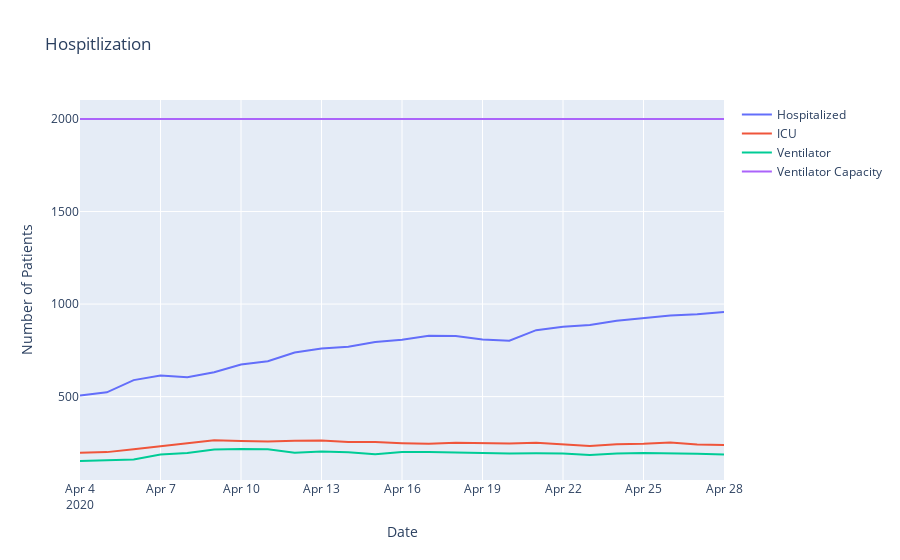

The notebook cell saved with this chart:
### Markdown cell above
# Hospitalization

### Code cell
fig = go.Figure()

fig.add_trace(
    go.Scatter(x= dates[29:], y=hospitalization, name="Hospitalized"),

)

fig.add_trace(
    go.Scatter(x=dates[29:], y=icu, name="ICU"),
)


fig.add_trace(
    go.Scatter(x= dates[29:], y=ventilator, name="Ventilator"),
    
)

fig.add_trace(
    go.Scatter(x= dates[29:], y=[2000]*len(dates[29:]), name="Ventilator Capacity", mode = "lines"),
    
)

fig.update_layout(title='Hospitlization',
                   xaxis_title='Date',
                   yaxis_title='Number of Patients')

fig.show()

with open('../plotly/ontario_hospitilization.json', 'w') as f:
    f.write(fig.to_json())

### Figure 1 — Plotly figure (JSON) as saved in the notebook; plotly's stock layout.template omitted (floating-point values rounded to 4 significant figures)
{"data": [{"name": "Hospitalized", "type": "scatter", "x": ["2020-04-04", "2020-04-05", "2020-04-06", "2020-04-07", "2020-04-08", "2020-04-09", "2020-04-10", "2020-04-11", "2020-04-12", "2020-04-13", "2020-04-14", "2020-04-15", "2020-04-16", "2020-04-17", "2020-04-18", "2020-04-19", "2020-04-20", "2020-04-21", "2020-04-22", "2020-04-23", "2020-04-24", "2020-04-25", "2020-04-26", "2020-04-27", "2020-04-28"], "y": [506, 523, 589, 614, 605, 632, 673, 691, 738, 760, 769, 795, 807, 829, 828, 809, 802, 859, 878, 887, 910, 925, 938, 945, 957]}, {"name": "ICU", "type": "scatter", "x": ["2020-04-04", "2020-04-05", "2020-04-06", "2020-04-07", "2020-04-08", "2020-04-09", "2020-04-10", "2020-04-11", "2020-04-12", "2020-04-13", "2020-04-14", "2020-04-15", "2020-04-16", "2020-04-17", "2020-04-18", "2020-04-19", "2020-04-20", "2020-04-21", "2020-04-22", "2020-04-23", "2020-04-24", "2020-04-25", "2020-04-26", "2020-04-27", "2020-04-28"], "y": [196, 200, 216, 233, 246, 264, 260, 257, 261, 263, 255, 254, 248, 245, 250, 247, 247, 250, 243, 233, 243, 245, 252, 241, 239]}, {"name": "Ventilator", "type": "scatter", "x": ["2020-04-04", "2020-04-05", "2020-04-06", "2020-04-07", "2020-04-08", "2020-04-09", "2020-04-10", "2020-04-11", "2020-04-12", "2020-04-13", "2020-04-14", "2020-04-15", "2020-04-16", "2020-04-17", "2020-04-18", "2020-04-19", "2020-04-20", "2020-04-21", "2020-04-22", "2020-04-23", "2020-04-24", "2020-04-25", "2020-04-26", "2020-04-27", "2020-04-28"], "y": [152, 154, 160, 187, 195, 214, 217, 215, 196, 203, 199, 188, 200, 200, 197, 196, 193, 194, 192, 185, 193, 195, 195, 191, 187]}, {"mode": "lines", "name": "Ventilator Capacity", "type": "scatter", "x": ["2020-04-04", "2020-04-05", "2020-04-06", "2020-04-07", "2020-04-08", "2020-04-09", "2020-04-10", "2020-04-11", "2020-04-12", "2020-04-13", "2020-04-14", "2020-04-15", "2020-04-16", "2020-04-17", "2020-04-18", "2020-04-19", "2020-04-20", "2020-04-21", "2020-04-22", "2020-04-23", "2020-04-24", "2020-04-25", "2020-04-26", "2020-04-27", "2020-04-28"], "y": [2000, 2000, 2000, 2000, 2000, 2000, 2000, 2000, 2000, 2000, 2000, 2000, 2000, 2000, 2000, 2000, 2000, 2000, 2000, 2000, 2000, 2000, 2000, 2000, 2000]}], "layout": {"title": {"text": "Hospitlization"}, "xaxis": {"title": {"text": "Date"}}, "yaxis": {"title": {"text": "Number of Patients"}}}}
